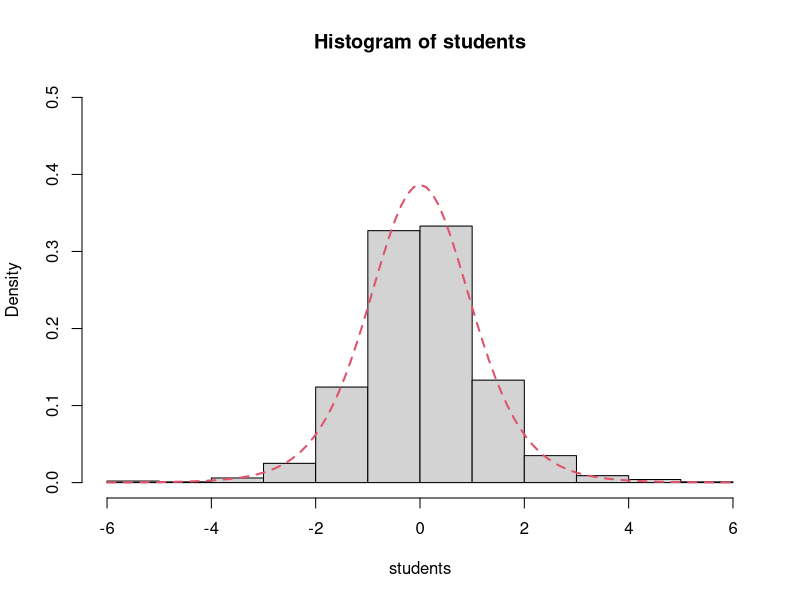

This chart was generated by the following R code:
## ---- chunk 1
n <- 9
mu <- 2
sigma <- 3
students <- NULL
for(i in 1:1000) {
x <- rnorm(n, mean = mu, sd = sigma)
student <- (mean(x) - mu)/(sd(x)/sqrt(n))
students <- c(students,student) }
hist(students, freq=FALSE, ylim = c(0,.5))
curve(dt(x, df = n-1), col = 2, lty = 2, lwd = 2, add = TRUE)
## ---- chunk 2
n <- 9
mu <- 2
sigma <- 3
students <- NULL
x <- rnorm(n, mean = mu, sd = sigma)
student <- (mean(x) - mu)/(sd(x)/sqrt(n))
alpha <- .05
c(abs(student),qt(1-alpha/2,df=n-1))
## ---- chunk 3
mu <- 120
n <- 100
xbar <- 130.1
sdev <- 21.21
